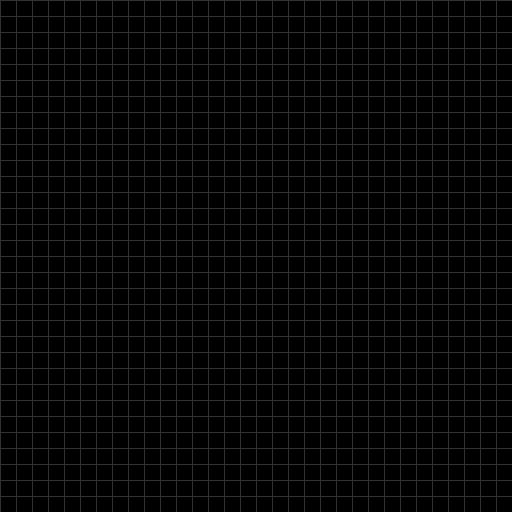
Frame 1 (no input)
Frame 60 (the mouse pressed at the canvas centre just before this capture): identical to frame 1, image omitted
Frame 120 (the mouse held since frame 60 and released just before this capture): identical to frame 1, image omitted

The Processing sketch that drew this single still picture (run headless with seeded random() and noise(); from frame 60 on, the mouse is pressed at the canvas centre):

// Processing sketch: cellular_automata
// ── cellular_automata.pde
cellGrid sim;
boolean paused = true;
int gridSize = 16;
void setup()
{
  size(512, 512);
  //fullScreen();
  frameRate(60);
  sim = new cellGrid(gridSize);
  background(0);
}

void draw()
{
  if (!paused)
  {
    sim.nextGeneration();
    sim.render();
  } else {
    for (int x = 0; x < width; x+= gridSize)
    {
      for (int y = 0; y < height; y+= gridSize)
      {
        push();
        noFill();
        stroke(50);
        strokeWeight(1);
        rect(x, y, gridSize, gridSize);
        pop();
      }
    }
  }
  
}

void keyPressed()
{
  if (key == ' ')
  {
    paused = !paused;
  }
}

void mousePressed()
{
  sim.addCell(mouseX, mouseY);
}

void mouseDragged()
{
  sim.addCell(mouseX, mouseY);
}

// ── cellGrid.pde
class cellGrid
{
  // Will be the data structure used to handle and organize cells
  int[][] cells; // 2D array of 0s and 1s
  int curGen; // Current generation of cell
  int cellSize;
  int simWidth, simHeight;
  
  int[][] rules;
  
  cellGrid(int gridSize)
  {
    cellSize = gridSize;
    simWidth = int(width / cellSize);
    simHeight = int(height / cellSize);
    cells = new int[simWidth][simHeight];
    restart();
  }
  
  void restart() {
    for (int x = 0; x < cells.length; x++) {
      for (int y = 0; y < cells[x].length; y++) {
        cells[x][y] = 0;
      }
    }
    
    //cells[simWidth / 2][simHeight / 2] = 1;
    
    curGen = 0;
  }
  
  void nextGeneration()
  {
    int[][] newGen = new int[cells.length][cells.length];
    
    for (int x = 0; x < cells.length; x++) {
      for (int y = 0; y < cells[x].length; y++) {
        int neighbours = getNumOfNeighbours(x, y);
        newGen[x][y] = gameOfLife(cells[x][y], neighbours);
      }
    }
    
    for (int x = 0; x < cells.length; x++) {
      for (int y = 0; y < cells[x].length; y++) {
        cells[x][y] = newGen[x][y];
      }
    }
    curGen++;
  }
  
    int getNumOfNeighbours(int x, int y)
  {
    
    int left = x - 1;
    int right = x + 1;
    int up = y - 1;
    int down = y + 1;
    int neighbours = 0; // # of surrounding cells
    
    if (left < 0)
    {
      left = simWidth - 1;
    }
    if (right > simWidth - 1)
    {
      right = 0;
    }
    if (down > simHeight - 1)
    {
      down = 0;
    }
    if (up < 0)
    {
      up = simHeight - 1;
    }
    
    neighbours += cells[left][up];
    neighbours += cells[x][up];
    neighbours += cells[right][up];
    neighbours += cells[left][y];
    neighbours += cells[right][y];
    neighbours += cells[left][down];
    neighbours += cells[x][down];
    neighbours += cells[right][down];
    
    return neighbours;
  }
  
  void render()
  {
    for (int x = 0; x < cells.length; x++) {
      for (int y = 0; y < cells[x].length; y++) {
        if (cells[x][y] == 1) { fill(255); } else { fill(0); }
        noStroke();
        rect(x * cellSize, y * cellSize, cellSize, cellSize);
      }
    } 
  }
  
  int gameOfLife(int x, int n) // x = cell val, n = # of neighbours
  {
    // GoL rules. Default = 3/23 (3 to reprod, min 2, max 3)
    int popIdeal = 3; // If cell is dead and has this # of neighbours, will become live due to reprod
    //int popIdealMax = 3;
    
    int popMin = 2; // If lower dies of underpop
    int popMax = 3; // If over dies of overpop
    
    if (x != 0)
    {
      // if alive
      if (n < popMin || n > popMax)
      {
        return 0;
      } else {
        return 1;
      }
    } else {
      // if dead
      if (n == popIdeal)
      {
        return 1;
      }
      return 0;
    }
  }
  
  void addCell(int x, int y)
  {
    int gridX = round(x / cellSize);
    int gridY = round(y / cellSize);
    gridX = constrain(gridX, 0, simWidth - 1);
    gridY = constrain(gridY, 0, simHeight - 1);
    if (cells[gridX][gridY] == 0) {cells[gridX][gridY] = 1;} else {cells[gridX][gridY] = 0;} 
    render();
  }
  
}
